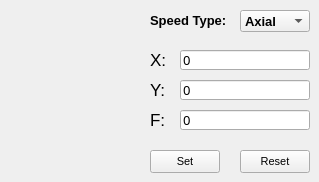
       <widget class="QWidget" name="tab">
        <attribute name="title">
         <string>Manual</string>
        </attribute>
        <widget class="QPushButton" name="pushbutton_speedset">
         <property name="geometry">
          <rect>
           <x>150</x>
           <y>150</y>
           <width>70</width>
           <height>23</height>
          </rect>
         </property>
         <property name="font">
          <font>
           <pointsize>8</pointsize>
           <weight>50</weight>
           <bold>false</bold>
          </font>
         </property>
         <property name="text">
          <string>Set</string>
         </property>
        </widget>
        <widget class="QLineEdit" name="lineedit_speedset3">
         <property name="geometry">
          <rect>
           <x>180</x>
           <y>110</y>
           <width>130</width>
           <height>20</height>
          </rect>
         </property>
         <property name="font">
          <font>
           <family>OCR A Extended</family>
           <pointsize>10</pointsize>
           <weight>50</weight>
           <bold>false</bold>
          </font>
         </property>
         <property name="text">
          <string>0</string>
         </property>
         <property name="readOnly">
          <bool>false</bool>
         </property>
        </widget>
        <widget class="QLabel" name="NULL_label_58">
         <property name="geometry">
          <rect>
           <x>150</x>
           <y>50</y>
           <width>30</width>
           <height>20</height>
          </rect>
         </property>
         <property name="font">
          <font>
           <pointsize>13</pointsize>
           <weight>50</weight>
           <bold>false</bold>
          </font>
         </property>
         <property name="text">
          <string>X:</string>
         </property>
        </widget>
        <widget class="QLineEdit" name="lineedit_speedset1">
         <property name="geometry">
          <rect>
           <x>180</x>
           <y>50</y>
           <width>130</width>
           <height>20</height>
          </rect>
         </property>
         <property name="font">
          <font>
           <family>OCR A Extended</family>
           <pointsize>10</pointsize>
           <weight>50</weight>
           <bold>false</bold>
          </font>
         </property>
         <property name="text">
          <string>0</string>
         </property>
         <property name="readOnly">
          <bool>false</bool>
         </property>
        </widget>
        <widget class="QLineEdit" name="lineedit_speedset2">
         <property name="geometry">
          <rect>
           <x>180</x>
           <y>80</y>
           <width>130</width>
           <height>20</height>
          </rect>
         </property>
         <property name="font">
          <font>
           <family>OCR A Extended</family>
           <pointsize>10</pointsize>
           <weight>50</weight>
           <bold>false</bold>
          </font>
         </property>
         <property name="text">
          <string>0</string>
         </property>
         <property name="readOnly">
          <bool>false</bool>
         </property>
        </widget>
        <widget class="QPushButton" name="pushbutton_speedreset">
         <property name="geometry">
          <rect>
           <x>240</x>
           <y>150</y>
           <width>70</width>
           <height>23</height>
          </rect>
         </property>
         <property name="font">
          <font>
           <pointsize>8</pointsize>
           <weight>50</weight>
           <bold>false</bold>
          </font>
         </property>
         <property name="text">
          <string>Reset</string>
         </property>
         <property name="shortcut">
          <string>Alt+S</string>
         </property>
        </widget>
        <widget class="QComboBox" name="combobox_speedsettype">
         <property name="geometry">
          <rect>
           <x>240</x>
           <y>10</y>
           <width>70</width>
           <height>22</height>
          </rect>
         </property>
         <property name="font">
          <font>
           <pointsize>10</pointsize>
           <weight>75</weight>
           <bold>true</bold>
          </font>
         </property>
         <item>
          <property name="text">
           <string>Axial</string>
          </property>
         </item>
         <item>
          <property name="text">
           <string>Local</string>
          </property>
         </item>
        </widget>
        <widget class="QLabel" name="NULL_label_31">
         <property name="geometry">
          <rect>
           <x>150</x>
           <y>110</y>
           <width>30</width>
           <height>20</height>
          </rect>
         </property>
         <property name="font">
          <font>
           <family>MS Shell Dlg 2</family>
           <pointsize>13</pointsize>
           <weight>50</weight>
           <bold>false</bold>
          </font>
         </property>
         <property name="text">
          <string>F:</string>
         </property>
        </widget>
        <widget class="QLabel" name="NULL_label_47">
         <property name="geometry">
          <rect>
           <x>150</x>
           <y>80</y>
           <width>30</width>
           <height>20</height>
          </rect>
         </property>
         <property name="font">
          <font>
           <pointsize>13</pointsize>
           <weight>50</weight>
           <bold>false</bold>
          </font>
         </property>
         <property name="text">
          <string>Y:</string>
         </property>
        </widget>
        <widget class="QLabel" name="NULL_label_60">
         <property name="geometry">
          <rect>
           <x>150</x>
           <y>10</y>
           <width>80</width>
           <height>20</height>
          </rect>
         </property>
         <property name="font">
          <font>
           <pointsize>10</pointsize>
           <weight>75</weight>
           <bold>true</bold>
          </font>
         </property>
         <property name="text">
          <string>Speed Type:</string>
         </property>
        </widget>
       </widget>
